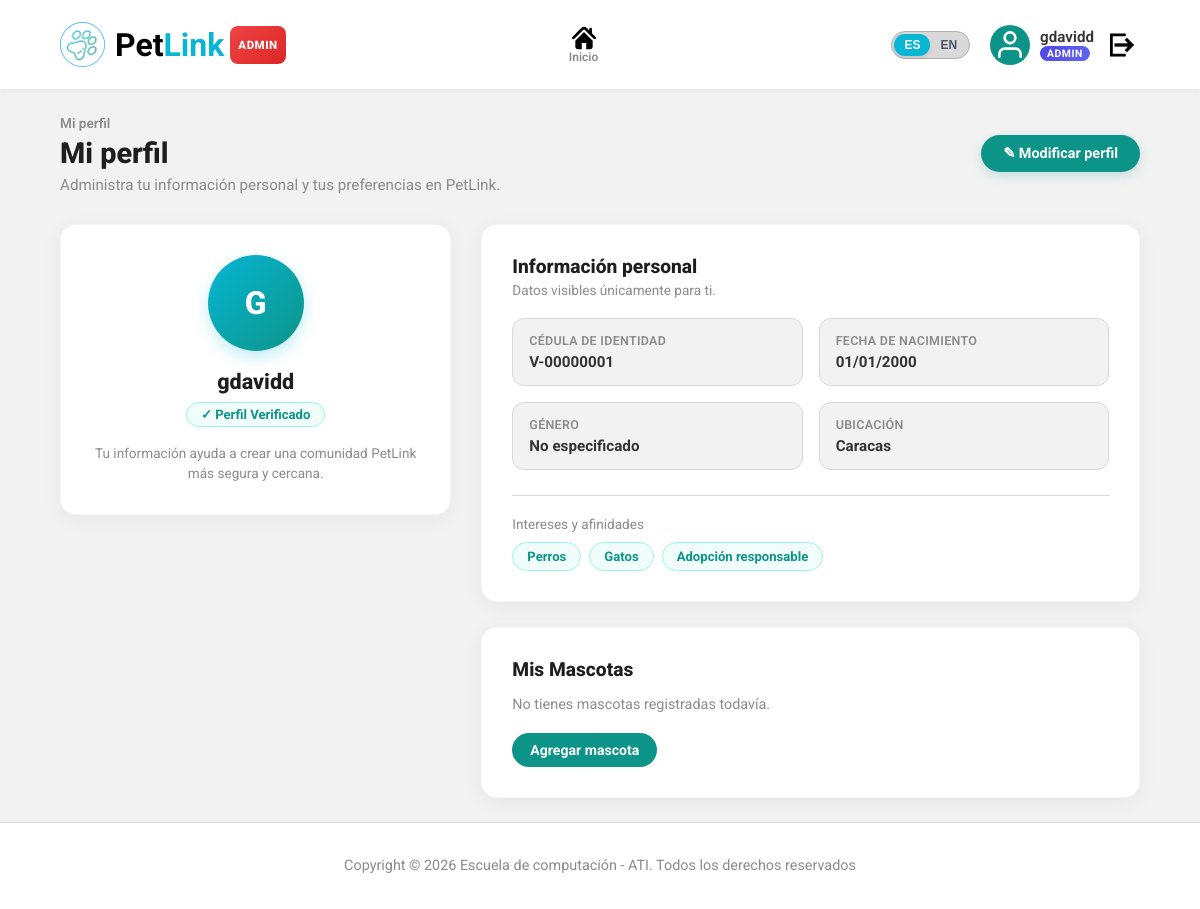
Screenshot of /profile/ (signed in) with the database file from the repository.
### app/models.py (models this page shows, shortened)
class CustomUser(AbstractUser):
    class Meta:
        verbose_name = _('Usuario')
        verbose_name_plural = _('Usuarios')

class UserProfile(models.Model):
    user = models.OneToOneField(
        settings.AUTH_USER_MODEL,
        on_delete=models.CASCADE,
        related_name='profile',
        verbose_name=_('Usuario')
    )
    id_number = models.CharField(max_length=20, unique=True, null=True, blank=True, verbose_name=_('Cédula de identidad'))
    birth_date = models.DateField(null=True, blank=True, verbose_name=_('Fecha de nacimiento'))
    gender = models.CharField(
        max_length=20,
        choices=[('Masculino', _('Masculino')), ('Femenino', _('Femenino'))],
        null=True,
        blank=True,
        verbose_name=_('Género')
    )
    location = models.CharField(max_length=100, null=True, blank=True, verbose_name=_('Ubicación'))
    is_verified = models.BooleanField(default=False, verbose_name=_('Verificado'))
    interests = models.TextField(null=True, blank=True, help_text=_("Separados por comas o en formato adecuado"), verbose_name=_('Gustos / Preferencias'))
    profile_picture = models.ImageField(upload_to='profiles/', null=True, blank=True, verbose_name=_('Foto de Perfil'))
    class Meta:
        verbose_name = _('Perfil')
        verbose_name_plural = _('Perfiles')

### app/views.py (the view)
# urls.py: path('profile/', UserProfileView.as_view(), name='profile'),
class UserProfileView(LoginRequiredMixin, DetailView):
    model = UserProfile
    template_name = 'profile.html'
    context_object_name = 'profile'
    def get_object(self, queryset=None):
        profile, created = UserProfile.objects.get_or_create(
            user=self.request.user,
            defaults={
                'id_number': f'V-{self.request.user.id:08d}',
                'birth_date': '2000-01-01',
                'gender': 'No especificado',
                'location': 'Caracas',
                'interests': 'Perros, Gatos, Adopción responsable',
                'is_verified': True
            }
        )
        return profile
    def get_context_data(self, **kwargs):
        context = super().get_context_data(**kwargs)
        context['pets'] = self.request.user.pets.all()
        interests_str = self.object.interests
        context['interests_list'] = [i.strip() for i in interests_str.split(',')] if interests_str else []
        return context

### app/templates/profile.html
{% extends 'base.html' %}
{% load static %}
{% load i18n %}
{% block content %}
<div class="profile-container">
    <div class="profile-header">
        <div>
            <span class="profile-subtitle">{% translate "Mi perfil" %}</span>
            <h1 class="profile-title">{% translate "Mi perfil" %}</h1>
            <p class="profile-description">{% translate "Administra tu información personal y tus preferencias en PetLink." %}</p>
        </div>
        <a href="{% url 'profile_edit' %}" class="btn-auth profile-edit-btn">
            ✎ {% translate "Modificar perfil" %}
        </a>
    </div>
    <div class="profile-grid-layout">
        <div class="profile-card profile-sidebar">
            <div class="profile-avatar">
                {% if request.user.first_name %}
                {{ request.user.first_name|slice:":1"|upper }}{% if request.user.last_name %}{{ request.user.last_name|slice:":1"|upper }}{% endif %}
                {% else %}
                {{ request.user.username|slice:":1"|upper }}
                {% endif %}
            </div>
            <h3 class="profile-username">{{ request.user.get_full_name|default:request.user.username }}</h3>
            {% if profile.is_verified %}
            <div class="profile-badge-verified">
                ✓ {% translate "Perfil Verificado" %}
            </div>
            {% endif %}
            <p class="profile-sidebar-text">
                {% translate "Tu información ayuda a crear una comunidad PetLink más segura y cercana." %}
            </p>
        </div>
        <div class="profile-content-area">
            <div class="profile-card">
                <h4 class="profile-section-title">{% translate "Información personal" %}</h4>
                <span class="profile-section-subtitle">{% translate "Datos visibles únicamente para ti." %}</span>
                <div class="profile-info-grid">
                    <div class="profile-info-box">
                        <span class="profile-info-label">{% translate "Cédula de identidad" %}</span>
                        <span class="profile-info-value">{{ profile.id_number|default:_("No especificada") }}</span>
                    </div>
                    <div class="profile-info-box">
                        <span class="profile-info-label">{% translate "Fecha de nacimiento" %}</span>
                        <span class="profile-info-value">{{ profile.birth_date|date:"d/m/Y"|default:_("No especificada") }}</span>
                    </div>
                    <div class="profile-info-box">
                        <span class="profile-info-label">{% translate "Género" %}</span>
                        <span class="profile-info-value">{{ profile.gender|default:_("No especificado") }}</span>
                    </div>
                    <div class="profile-info-box">
                        <span class="profile-info-label">{% translate "Ubicación" %}</span>
                        <span class="profile-info-value">{{ profile.location|default:_("No especificada") }}</span>
                    </div>
                </div>
                <div class="profile-interests-container">
                    <span class="profile-section-subtitle" style="margin-bottom: 5px;">{% translate "Intereses y afinidades" %}</span>
                    <div class="profile-tags-wrapper">
                        {% for interest in interests_list %}
                        <span class="profile-interest-tag">{{ interest }}</span>
                        {% empty %}
                        <span class="profile-empty-text">{% translate "Sin intereses registrados." %}</span>
                        {% endfor %}
                    </div>
                </div>
            </div>
            <div class="profile-card">
                <h4 class="profile-section-title" style="margin-bottom: 15px;">{% translate "Mis Mascotas" %}</h4>
                <div class="profile-pets-list">
                    {% for pet in pets %}
                    <div class="profile-pet-item">
                        <div class="profile-pet-avatar-wrapper">
                            {% if pet.image %}
                            <img src="{{ pet.image.url }}" alt="{{ pet.name }}" class="profile-pet-img" loading="lazy">
                            {% else %}
                            <img src="{% static 'img/paw.svg' %}" alt="{{ pet.name }}" class="profile-pet-img" style="padding: 10px; opacity: 0.4;">
                            {% endif %}
                        </div>
                        <div class="profile-pet-main-info">
                            <span class="profile-pet-name">{{ pet.name }}</span>
                            <span class="profile-pet-details">
                                {{ pet.species }}{% if pet.breed %} • {{ pet.breed }}{% endif %}
                                {% if pet.birth_date %}
                                • {% translate "Nacimiento:" %} {{ pet.birth_date|date:"d/m/Y" }}
                                {% endif %}
                            </span>
                        </div>
                        <div class="profile-pet-item-actions">
                            <a href="{% url 'pet_profile' pk=pet.pk %}" class="profile-action-link">{% translate "Ver perfil" %}</a>
                            <a href="{% url 'pet_profile_edit' pk=pet.pk %}" class="profile-action-link">{% translate "Editar" %}</a>
                        </div>
                    </div>
                    {% empty %}
                    <p class="profile-empty-text">{% translate "No tienes mascotas registradas todavía." %}</p>
                    {% endfor %}
                </div>
                <div class="profile-add-pet-wrapper" style="margin-top: 20px;">
                    <a href="{% url 'register_pet' %}" class="profile-add-pet-btn">
                        {% translate "Agregar mascota" %}
                    </a>
                </div>
            </div>
        </div>
    </div>
</div>
{% endblock %}

### app/templates/base.html (shortened to what this page needs)
{% load static %}
{% load i18n %}
<!DOCTYPE html>
<html lang="{{ LANGUAGE_CODE|default:'es' }}">
<head>
    <link rel="stylesheet" href="{% static 'css/style.css' %}">
</head>
<body>
    <header class="header-main">
        {% block header %}
        {% if user.is_staff or user.is_superuser %}
        <a href="{% url 'reports' %}" class="logo-container" aria-label="{% translate 'Ir a Inicio de Administrador' %}">
            <img class="logo" src="{% static 'img/logoConFondo.png' %}" alt="Logo de PetLink">
            <h1 class="titulo">Pet<span class="titulo2">Link</span> <span class="admin-title-badge">Admin</span></h1>
        </a>
        <nav class="nav-desktop desktop-only">
            <a href="{% url 'reports' %}" class="nav-item {% if active_tab == 'reports' %}active{% endif %}">
                <img class="nav-img" src="{% static 'img/home.svg' %}" alt="{% translate 'Inicio' %}">
                <span>{% translate "Inicio" %}</span>
            </a>
        </nav>
        {% endif %}
        <div class="user-profile desktop-only">
            <form action="{% url 'set_language' %}" method="post" class="lang-switch-form">
                <div class="lang-switch-btn-group">
                    {% get_current_language as CURRENT_LANG %}
                    <button type="submit" name="language" value="es" class="lang-btn {% if CURRENT_LANG == 'es' %}active{% endif %}" title="Español">ES</button>
                    <button type="submit" name="language" value="en" class="lang-btn {% if CURRENT_LANG == 'en' %}active{% endif %}" title="English">EN</button>
                </div>
            </form>
            {% if user.is_authenticated %}
            <a href="{% url 'profile' %}" class="user-profile-anchor" title="{% translate 'Ver mi perfil' %}">
                <div id="circuloIconoUsuario">
                    <img src="{% static 'img/userIcon.svg' %}" id="iconoUsuario" alt="{% translate 'Usuario' %}">
                </div>
                <div class="user-name-wrapper">
                    <p class="user-display-name">{{ user.first_name|default:user.username }}</p>
                    {% if user.is_staff or user.is_superuser %}
                    <span class="admin-pill-tag">Admin</span>
                    {% endif %}
                </div>
            </a>
            <form action="{% url 'logout' %}" method="post" style="display:inline;">
                <button type="submit" class="btn-logout-icon" title="{% translate 'Cerrar sesión' %}" aria-label="{% translate 'Cerrar sesión' %}"><img
                        class="nav-img" src="{% static 'img/cerrarSesion.png' %}" alt="{% translate 'Salir' %}"></button>
            </form>
            {% else %}
            <div class="auth-buttons-header">
                <a href="{% url 'login' %}" class="btn-header-login">{% translate "Iniciar Sesión" %}</a>
                <a href="{% url 'register' %}" class="btn-header-register">{% translate "Registro" %}</a>
            </div>
            {% endif %}
        </div>
        {% endblock %}
    </header>
                    {% get_current_language as CURRENT_LANG %}
    <main>
        {% block content %}{% endblock %}
    </main>
    <footer>
        {% block footer %}
        <p>{% translate "Copyright &copy; 2026 Escuela de computación - ATI. Todos los derechos reservados" %}</p>
        {% endblock %}
    </footer>
</body>
</html>

### app/static/css/_theme.css (style rules this page uses)
:root { --main-color: #06B6D4; --accent-color: #0D9488; --black: #000; --white: #fff; --grey-50: #f2f2f2; --grey-100: #d9d9d9; --grey-200: #afafaf; --grey-400: #8b8b8b; --grey-800: #333; --grey-950: #1e1e1e; --primary-font: "Roboto", sans-serif; --condensed-font: "Roboto Condensed", sans-serif; --flex-font: "Roboto Flex", sans-serif; }

### app/static/css/layout.css (style rules this page uses)
body { font-family: var(--primary-font); margin: 0; background-color: var(--grey-50); display: flex; flex-direction: column; min-height: 100vh; }
main { flex: 1; padding: 2% 5%; }
.header-main { background-color: var(--white); display: flex; justify-content: space-between; align-items: center; padding: 1% 5%; box-shadow: 0 2px 5px rgba(0, 0, 0, 0.05); }
.logo-container { display: flex; align-items: center; text-decoration: none; gap: 10px; }
.logo { height: 45px; width: auto; }
.titulo { color: var(--black); font-size: 2rem; font-weight: 700; margin: 0; display: flex; }
.titulo2 { color: var(--main-color); }
.nav-desktop { display: flex; gap: 25px; }
nav { display: flex; justify-content: space-around; align-items: center; height: 65px; }
.nav-item { display: flex; flex-direction: column; align-items: center; justify-content: center; text-decoration: none; color: var(--grey-400); font-size: 0.75rem; font-weight: 600; transition: color 0.3s; width: 100%; }
.nav-img { max-width: 2vw; max-height: auto; }
.user-profile { display: flex; align-items: center; gap: 10px; font-weight: 500; }
.user-profile-anchor { display: flex; align-items: center; gap: 10px; text-decoration: none; color: var(--grey-800); }
#circuloIconoUsuario { display: flex; justify-content: center; align-items: center; width: 40px; height: 40px; background-color: var(--accent-color); border-radius: 50%; }
#iconoUsuario { width: 60%; height: auto; }
.user-name-wrapper { display: flex; flex-direction: column; }
.user-display-name { margin: 0; font-weight: 600; font-size: 0.95rem; }
footer { background-color: var(--white); font-size: 0.9rem; text-align: center; color: var(--grey-400); padding: 20px; border-top: 1px solid var(--grey-100); margin-top: auto; }

### app/static/css/components.css (style rules this page uses)
.btn-auth { width: 100%; padding: 14px; background-color: var(--accent-color); color: var(--white); border: none; border-radius: 8px; font-size: 1rem; font-weight: 700; cursor: pointer; transition: background-color 0.2s ease; margin-top: 10px; }
.btn-logout-icon { background: none; border: none; cursor: pointer; padding: 6px; border-radius: 8px; transition: background-color 0.2s; display: flex; align-items: center; }
.lang-switch-form { display: inline-flex; align-items: center; margin: 0 10px; }
.lang-switch-btn-group { display: inline-flex; background: var(--grey-100, #f1f5f9); border-radius: 20px; padding: 2px; border: 1px solid var(--grey-200, #e2e8f0); }
.lang-btn { border: none; background: transparent; padding: 4px 10px; border-radius: 16px; font-size: 0.75rem; font-weight: 700; cursor: pointer; color: var(--grey-600, #475569); transition: all 0.2s ease; }
.lang-btn.active { background: var(--main-color, #06b6d4); color: #ffffff; box-shadow: 0 2px 4px rgba(0, 0, 0, 0.1); }
.admin-pill-tag { background: linear-gradient(135deg, #4F46E5, #6366F1); color: var(--white); font-size: 0.65rem; font-weight: 700; padding: 1px 7px; border-radius: 10px; text-transform: uppercase; letter-spacing: 0.5px; align-self: flex-start; }
.admin-title-badge { background: linear-gradient(135deg, #ef4444, #dc2626); color: var(--white); font-size: 0.72rem; font-weight: 800; padding: 12px 8px; border-radius: 8px; text-transform: uppercase; letter-spacing: 0.5px; vertical-align: middle; margin-left: 6px; }

### rows the page displays
CustomUser: first_name "gdavidd", user.username "G", user.get_full_name "gdavidd"
UserProfile: id_number "V-00000001", birth_date "01/01/2000", gender "No especificado", location "Caracas"

### other values shown
{{ interest }} "Perros" "Gatos" "Adopción responsable"
